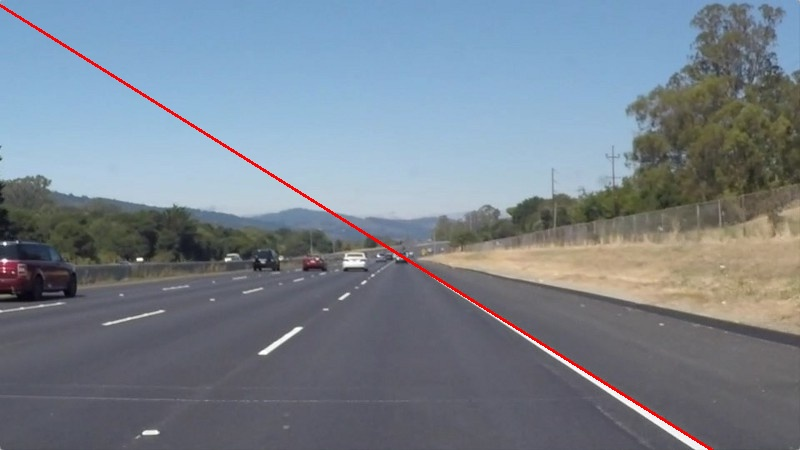
#> input picture houghlines3.jpg, 800 x 450 px; its folder holds only this picture in this run
$ python -i direction_detection.py   (imports and definitions only)   (older library calls are emulated)
#> lines starting #> are read from the running program, lines starting #| are printed output that depends on the picture; after the words box and inside, x2 and y2 are one past the last pixel; in counts of white or black regions, pixels touching at a corner belong together
import numpy as np
import cv2
from os import listdir
from os.path import isfile, join

class Direction_Detection:

    def __init__(self,img):
        """ Constructor de la clase de direccion
        Parameters
        ----------
        img : imagen que será analizada
        """
        self.img = img


    def __showImage(self,img, name):
        """"Subrutina para mostrar los videos e imagenes
        Parameters
        ----------
        img : imagen que será mostrada
        """
        cv2.imshow(name,img)


    def __draw_circle(self,img, contour,maximo):

        """
        Funcion que se encarga de dibujar un circulo en el area
        si es posible encerrar alguna señal de direccion

        Parameters
        ----------
        img : imagen donde se podrá dibujar
        contour : contorno donde se dibujará el circulo
        maximo : area del contorno maximo

        Returns
        -------
        img : la imagen con o sin el circulo
        sw : decisión si se pudo o no dibujar el circulo
        side: si sw es verdadero la direccion hacia donde hay que ir

        """

        if contour is not None:
            height, width,_ = img.shape
            (x,y),radius = cv2.minEnclosingCircle(contour)
            #print("center : ",x,y)
            center = (int(x),int(y))
            radius = int(radius)
            area = 3.14*radius**2
            if x < height/2:
                side = "Left"
            else:
                side = "Right"

            if area >= maximo:
                if 0.3*area < maximo:
                    sw = True
                else:
                    sw = False
            else:
                if 0.3*maximo < area:
                    sw = True
                else:
                    sw = False

            if(sw):
                cv2.circle(img,center,radius,(0,255,0),2)
                cv2.putText(img,side, (50,50), cv2.FONT_HERSHEY_SIMPLEX, 2, 200)
                return img,True, side

        return img,False,"sudo"


    def __masking_image(self,img):

        """
        Esta funcion se encarga de preparar la imagen aislando los colores que nos
        interesa

        Parameters
        ----------
        img: imagen que queremos aislar

        Returns
        -------

        mask_yellow :retorna mascara con el color deseado resaltado
        """


        height, width,_ = img.shape

        im2 = img
        img_hsv = cv2.cvtColor(img,cv2.COLOR_BGR2HSV)

        l_yellow = np.array([0, 80, 80], dtype = np.uint8)
        u_yellow = np.array([220, 255, 255], dtype=np.uint8)
        mask_yellow = cv2.inRange(img_hsv, l_yellow, u_yellow)
        self.__showImage(mask_yellow,"mask definitva")
        return mask_yellow, mask_yellow


    def __find_biggest_contour(self,image):

        """
        Esta función se encarga de encontrar el contorno mas grande de la mascara

        Parameters
        ----------
        image: esta es la mascara

        Returns
        -------

        biggest_contour : el contorno mas grande encontrado
        maximo : el tamaño del contorno mas grande encontrado
        mask: la mascara usada para dibujar el contorno


        """

        ret, thresh = cv2.threshold(image, 50,255, 0)
        img_tots,contours, hierarchy = cv2.findContours(thresh,
            cv2.RETR_LIST, cv2.CHAIN_APPROX_SIMPLE)

        contour_sizes = [(cv2.contourArea(contour), contour) for contour in contours]
        maximo = 0
        for contour in contours:
            maximo = max(maximo,cv2.contourArea(contour))

        biggest_contour = None
        mask = np.zeros(image.shape, np.uint8)
        if len(contour_sizes) > 0:

            biggest_contour = max(contour_sizes, key=lambda x: x[0])[1]
            cv2.drawContours(mask, [biggest_contour], -1, 255, -1)
        return biggest_contour,maximo, mask


    def __fix(self,img,x,y):

        """Esta función se encarga de mejorar la imagen con operacion
        de opening

        Parameters
        ----------
        img: imagen que queremos mejorar
        x: valor para la función de opening
        y: valor para la función de opening

        Returns
        -------

        opening: imagen mejorada

        """

        kernel = np.ones((x,y),np.uint8)
        opening = cv2.morphologyEx(img, cv2.MORPH_OPEN, kernel)
        return opening

    def principal (self):

        """
        Esta función se encarga de controlar todo dentro de la clase

        Returns
        -------

        circle_img: imagen con un posible circulo
        decision: decision si existia o no una señal
        dir: dirección de la señal si existe
        """

        image = cv2.resize(self.img, (480, 360))
        img, img_bw = self.__masking_image(image)
        img_bw = self.__fix(img_bw,1,2)
        bc,maximo, mask = self.__find_biggest_contour(img_bw)
        self.__showImage(mask,"mask")
        circle_img,decision,dir = self.__draw_circle(image,bc,maximo)
        return circle_img,decision,dir

>>> import cv2
>>> picture = cv2.imread('houghlines3.jpg')
#> picture is the input picture: shape (450, 800, 3); mean B, G, R 142.2, 130.9, 120.5
>>> result = Direction_Detection(picture).principal()
#> in principal, `image = cv2.resize(self.img, (480, 360))`:
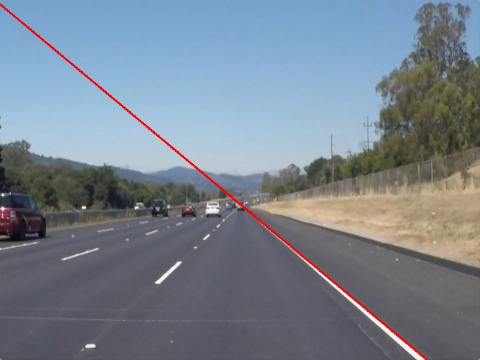
#> image: shape (360, 480, 3); mean B, G, R 142.1, 130.8, 120.4
#> in __masking_image, `img_hsv = cv2.cvtColor(img,cv2.COLOR_BGR2HSV)`: img_hsv: shape (360, 480, 3); mean H, S, V 95.6, 53.5, 149
#> in __masking_image, `mask_yellow = cv2.inRange(img_hsv, l_yellow, u_yellow)`:
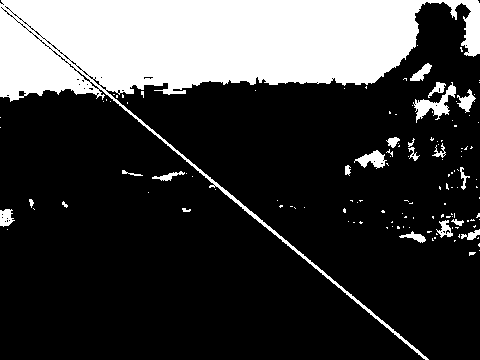
#> mask_yellow: shape (360, 480); 23.5% white; 131 white regions (109 under 20 px), largest, box (x1, y1, x2, y2) and area: (0, 0, 480, 360) 37616, (413, 82, 456, 123) 568, (354, 150, 387, 169) 313
#> in __fix, `opening = cv2.morphologyEx(img, cv2.MORPH_OPEN, kernel)`:
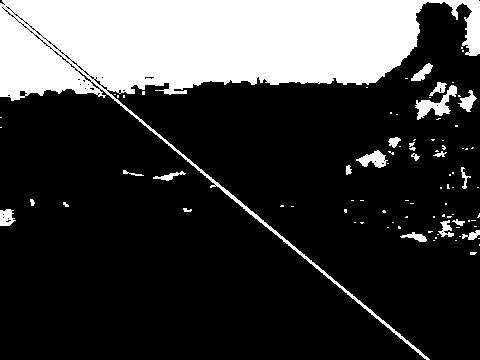
#> opening: shape (360, 480); 23.4% white; 90 white regions (70 under 20 px)
#> in __find_biggest_contour, `img_tots,contours, hierarchy = cv2.findContours(thresh, cv2.RETR_LIST,..`: contours = 203 contours, 180 with area under 20; largest, box (x1, y1, x2, y2) and area: (0, 0, 480, 360) 36948, (415, 85, 457, 120) 456, (356, 150, 388, 168) 270, (0, 209, 16, 226) 176, (458, 90, 477, 112) 158
#> in __find_biggest_contour, `contour_sizes = [(cv2.contourArea(contour), contour) for contour in co..`: contour_sizes = 203 items
#> the loop in __find_biggest_contour, `for contour in contours:` made 203 passes
#> (contour, maximo) on passes 1 to 3: ([[470, 252], [470, 254], [474, 254], [476, 252]], 10), ([[479, 244], [479, 245]], 10), ([[455, 240], [456, 240]], 10)
#> in __find_biggest_contour, `biggest_contour = max(contour_sizes, key=lambda x: x[0])[1]`: biggest_contour = contour of 694 points, box (x1, y1, x2, y2) (0, 0, 480, 360), area 36948
#> in __find_biggest_contour, `cv2.drawContours(mask, [biggest_contour], -1, 255, -1)`:
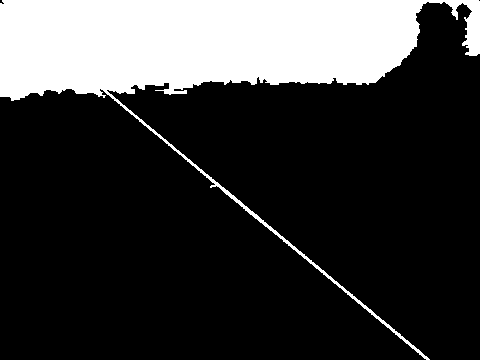
#> mask: shape (360, 480); 22% white; 1 white region, box (x1, y1, x2, y2) and area: (0, 0, 480, 360) 37992
#> in principal, `bc,maximo, mask = self.__find_biggest_contour(img_bw)`: bc has the same summary as biggest_contour in __find_biggest_contour; maximo = 36948
#> in __draw_circle, `(x,y),radius = cv2.minEnclosingCircle(contour)`: x = 240.1; y = 150.1; radius = 281.6
#> in __draw_circle, `center = (int(x),int(y))`: center = (240, 150)
#> in __draw_circle, `radius = int(radius)`: radius = 281
#> in __draw_circle, `area = 3.14*radius**2`: area = 247937.5
#> in principal, `circle_img,decision,dir = self.__draw_circle(image,bc,maximo)`: decision = False; dir = 'sudo'

$ run again, on solidWhiteCurve.jpg
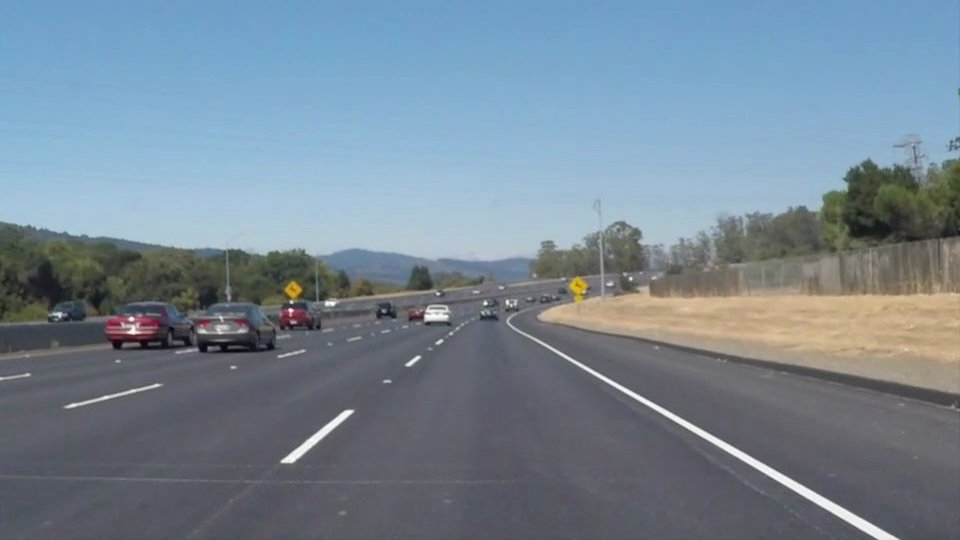
#> input picture solidWhiteCurve.jpg, 960 x 540 px
#> picture is the input picture: shape (540, 960, 3); mean B, G, R 148.1, 134.5, 118.5
#> img_hsv: shape (360, 480, 3); mean H, S, V 97.9, 55.1, 152.4
#> in __masking_image, `mask_yellow = cv2.inRange(img_hsv, l_yellow, u_yellow)`:
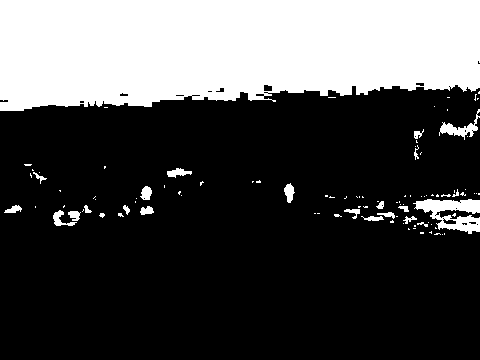
#> mask_yellow: shape (360, 480); 29% white; 101 white regions (77 under 20 px), largest, box (x1, y1, x2, y2) and area: (0, 0, 480, 111) 46791, (413, 199, 480, 234) 1247, (439, 109, 480, 140) 364
#> opening: shape (360, 480); 28.9% white; 76 white regions (53 under 20 px)
#> contours = 98 contours, 73 with area under 20; largest, box (x1, y1, x2, y2) and area: (0, 0, 480, 111) 46296, (414, 199, 480, 234) 1072, (441, 123, 479, 137) 268, (285, 184, 296, 203) 114, (54, 210, 78, 226) 112
#> contour_sizes = 98 items
#> the loop in __find_biggest_contour, `for contour in contours:` made 98 passes
#> (contour, maximo) on passes 2, 3, 4, 5, 6, 7, 8, 12: ([[430, 232], [432, 232]], 2), ([[421, 232], [421, 233], [424, 233], [424, 232]], 3), ([[409, 229], [410, 229]], 3), ([[436, 228], [437, 228]], 3), ([[414, 228], [416, 228]], 3), ([[415, 225], [415, 226], [416, 226], [416, 225]], 3), ([[477, 224], [478, 223], [479, 224], [478, 225]], 3), ([[391, 221], [391, 222], [394, 222], [394, 221]], 19.5)
#> biggest_contour = contour of 245 points, box (x1, y1, x2, y2) (0, 0, 480, 111), area 46296
#> in __find_biggest_contour, `cv2.drawContours(mask, [biggest_contour], -1, 255, -1)`:
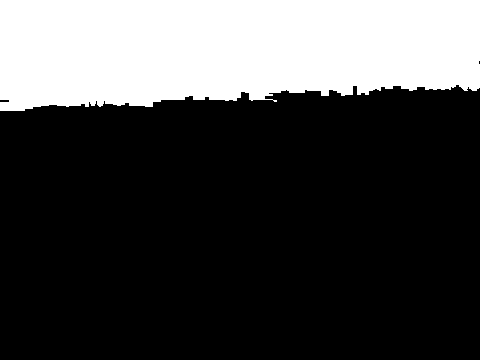
#> mask: shape (360, 480); 27.2% white; 1 white region, box (x1, y1, x2, y2) and area: (0, 0, 480, 111) 46956
#> in principal, `bc,maximo, mask = self.__find_biggest_contour(img_bw)`: bc has the same summary as biggest_contour in __find_biggest_contour; maximo = 46296
#> in __draw_circle, `(x,y),radius = cv2.minEnclosingCircle(contour)`: x = 239.5; y = 55; radius = 245.7
#> center = (239, 55)
#> in __draw_circle, `radius = int(radius)`: radius = 245
#> area = 188478.5
#> decision = False; dir = 'sudo'

$ run again, on solidWhiteRight.jpg
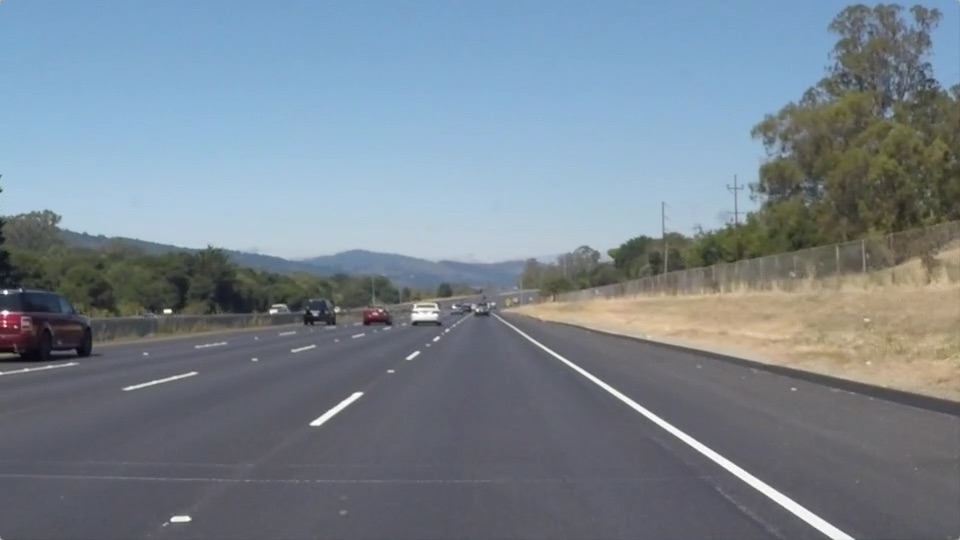
#> input picture solidWhiteRight.jpg, 960 x 540 px
#> picture is the input picture: shape (540, 960, 3); mean B, G, R 143.7, 132.6, 120.3
#> img_hsv: shape (360, 480, 3); mean H, S, V 95, 51.8, 149.2
#> in __masking_image, `mask_yellow = cv2.inRange(img_hsv, l_yellow, u_yellow)`:
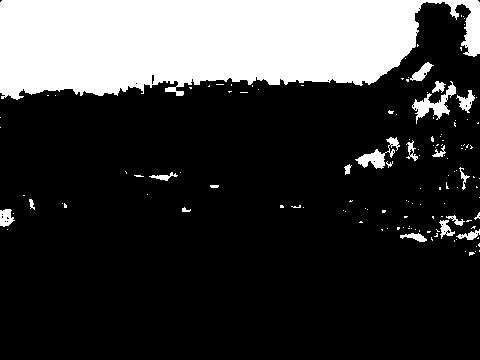
#> mask_yellow: shape (360, 480); 22.7% white; 134 white regions (113 under 20 px), largest, box (x1, y1, x2, y2) and area: (0, 0, 480, 100) 36235, (412, 81, 456, 124) 588, (355, 137, 400, 169) 458
#> opening: shape (360, 480); 22.6% white; 86 white regions (64 under 20 px)
#> contours = 102 contours, 83 with area under 20; largest, box (x1, y1, x2, y2) and area: (0, 0, 480, 100) 35565, (413, 85, 457, 120) 460, (356, 149, 391, 168) 288, (0, 209, 16, 227) 182, (411, 62, 435, 81) 164
#> contour_sizes = 102 items
#> the loop in __find_biggest_contour, `for contour in contours:` made 102 passes
#> maximo on passes 1, 6, 8, 12, 15, 18, 19, 20: 8, 8, 97, 97, 97, 97, 97, 97.5
#> biggest_contour = contour of 439 points, box (x1, y1, x2, y2) (0, 0, 480, 100), area 35565
#> in __find_biggest_contour, `cv2.drawContours(mask, [biggest_contour], -1, 255, -1)`:
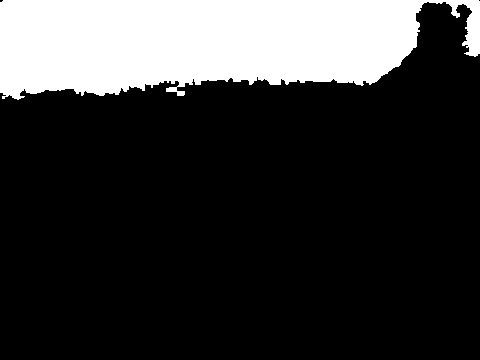
#> mask: shape (360, 480); 21% white; 1 white region, box (x1, y1, x2, y2) and area: (0, 0, 480, 100) 36275
#> in principal, `bc,maximo, mask = self.__find_biggest_contour(img_bw)`: bc has the same summary as biggest_contour in __find_biggest_contour; maximo = 35565
#> in __draw_circle, `(x,y),radius = cv2.minEnclosingCircle(contour)`: x = 239.5; y = 46.5; radius = 243.8
#> center = (239, 46)
#> in __draw_circle, `radius = int(radius)`: radius = 243
#> area = 185413.9
#> decision = False; dir = 'sudo'

$ run again, on solidYellowCurve.jpg
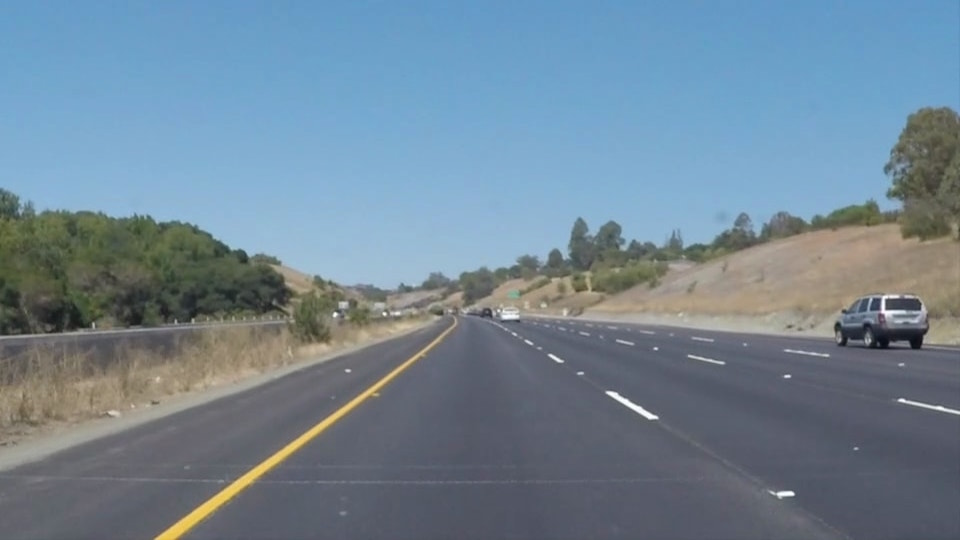
#> input picture solidYellowCurve.jpg, 960 x 540 px
#> picture is the input picture: shape (540, 960, 3); mean B, G, R 149, 133.4, 113
#> img_hsv: shape (360, 480, 3); mean H, S, V 89.9, 67.7, 154.4
#> in __masking_image, `mask_yellow = cv2.inRange(img_hsv, l_yellow, u_yellow)`:
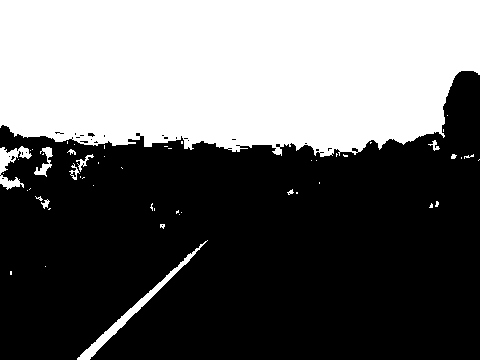
#> mask_yellow: shape (360, 480); 39.8% white; 54 white regions (42 under 20 px), largest, box (x1, y1, x2, y2) and area: (0, 0, 480, 157) 66383, (77, 240, 208, 360) 1086, (0, 146, 32, 190) 560
#> opening: shape (360, 480); 39.8% white; 36 white regions (25 under 20 px)
#> contours = 66 contours, 55 with area under 20; largest, box (x1, y1, x2, y2) and area: (0, 0, 480, 157) 65854, (78, 241, 208, 360) 940, (0, 146, 33, 189) 478, (35, 164, 53, 176) 86, (41, 147, 54, 158) 60
#> contour_sizes = 66 items
#> the loop in __find_biggest_contour, `for contour in contours:` made 66 passes
#> maximo on passes 2, 4, 8, 10, 11, 13, 15, 16: 940.5, 940.5, 940.5, 940.5, 940.5, 940.5, 940.5, 940.5
#> biggest_contour = contour of 331 points, box (x1, y1, x2, y2) (0, 0, 480, 157), area 65854
#> mask: shape (360, 480); 38.5% white; 1 white region, box (x1, y1, x2, y2) and area: (0, 0, 480, 157) 66547
#> in principal, `bc,maximo, mask = self.__find_biggest_contour(img_bw)`: bc has the same summary as biggest_contour in __find_biggest_contour; maximo = 65854
#> in __draw_circle, `(x,y),radius = cv2.minEnclosingCircle(contour)`: x = 239.5; y = 63.5; radius = 247.8
#> center = (239, 63)
#> in __draw_circle, `radius = int(radius)`: radius = 247
#> area = 191568.3
#> in __draw_circle, `cv2.putText(img,side, (50,50), cv2.FONT_HERSHEY_SIMPLEX, 2, 200)`:
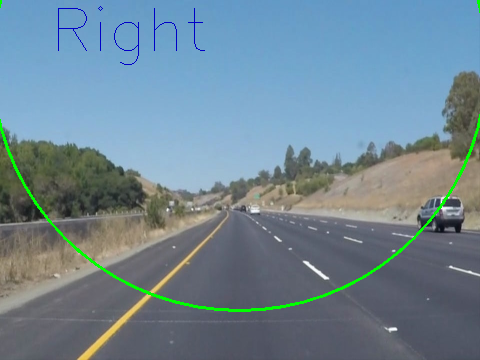
#> img: shape (360, 480, 3); mean B, G, R 147.9, 134.7, 111.6
#> decision = True; dir = 'Right'
